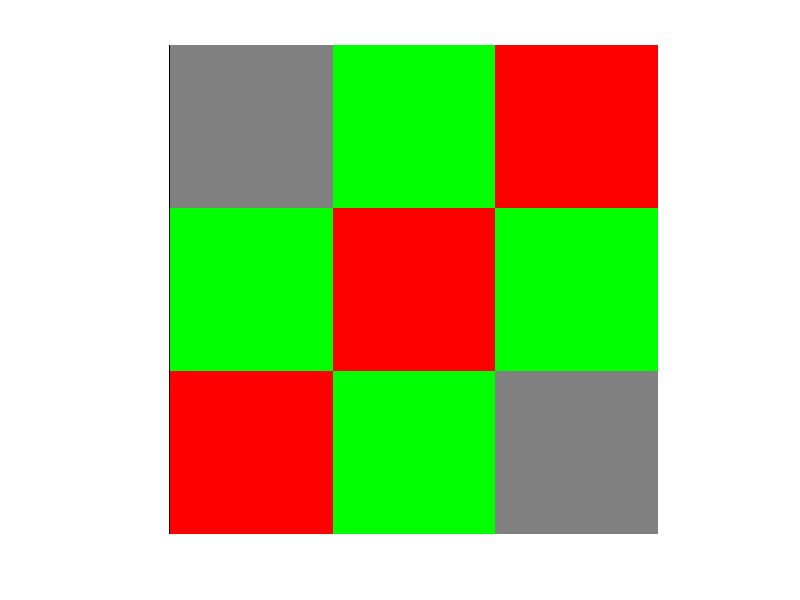

MATLAB code to generate this figure:
clear all;
close all;
     
R = [0.5 0 1;
 0 1 0; 
 1 0 0.5];
G =[0.5 1 0 ;
 1 0 1;
 0 1 0.5];
B =[0.5 0 0;
 0 0 0;
 0 0 0.5];
     
I = cat(3,R,G,B)

imshow(I)